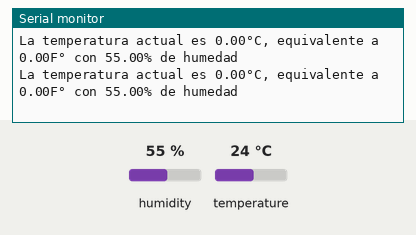
The sketch below on a simulated ESP8266 (NodeMCU). On the bench: the last lines printed to the serial monitor. The test bench sets the inputs (shaded band); at power-on: humidity 55 %, temperature 24 °C.

Above: at 2.8 s.
2.9 s: humidity set to 22 %
At 4.6 s:
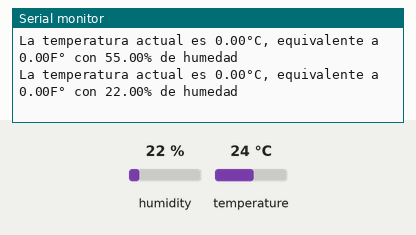
5.7 s: humidity set to 40 %
At 7.0 s:
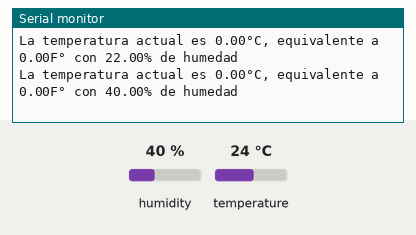
Timing chart, 0 to 8.7 s (numbered marks = the images above; inputs shaded):
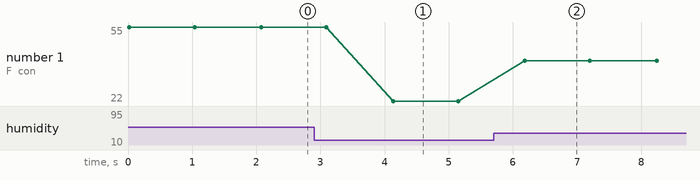

The sketch:

Practica19.ino
```cpp
/*
 * Project Práctica 18
 * Description: Utilización de relevador.
 * Author: Javier Sánchez
 * Date: Noviembre 11, 2020.
 */
#include <Adafruit_DHT.h> // DHT library

/* Constantes donde almacenar la ruta y el tipo del sensor digital */
#define DHTPIN D3
#define DHTTYPE DHT11

DHT dht(DHTPIN, DHTTYPE);

/* Variables donde almacenar las lecturas del sensor digital */
double gradosCelsius = 0;
double humedad = 0;
double gradosFarenheit = 0;

int milisegundos = 1000;

void setup()
{
  pinMode(D3, INPUT); // Estableciendo el pin D3 como salida
  dht.begin();        // Inicializando el sensor en el pin establecido (D3)
  Serial.begin(9600); // Inicializando el puerto Serial
}

void loop()
{
  gradosCelsius = dht.getTempCelcius();     //Obtener la temperatura en °C
  gradosFarenheit = dht.getTempFarenheit(); //Temperatura en °F
  humedad = dht.getHumidity();              //Obtenemos la humedad en %

  if (isnan(gradosCelsius) || isnan(humedad) || isnan(gradosFarenheit)) // En caso de recibir un valor incorrecto en el puerto serial
  {
    Serial.println("Error de lectura de datos"); // Se imprime el error a serial
    return;                                      // Y se continua el ciclo
  }
  Serial.print("La temperatura actual es ");
  Serial.print(gradosCelsius);
  Serial.print("°C, equivalente a ");
  Serial.print(gradosFarenheit);
  Serial.print("F° con ");
  Serial.print(humedad);
  Serial.println("% de humedad");
  delay(milisegundos);
}
```

Measured:
- after the input at 2.9 s, the serial monitor: prints a new line after 1.2 s (image 1)
- after the input at 5.7 s, the serial monitor: prints a new line after 0.49 s (image 2)
- plotted number 1: 55 → 22 after the input at 2.9 s, 22 → 40 after the input at 5.7 s
